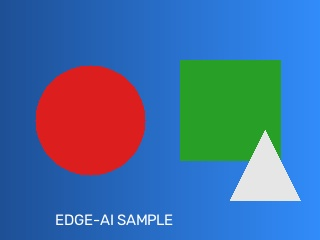
#> input picture opencv-experiments/sample.jpg, 320 x 240 px
$ python 03_color_grayscale.py   (older library calls are emulated)
#> lines starting #> are read from the running program, lines starting #| are printed output that depends on the picture; after the words box and inside, x2 and y2 are one past the last pixel; in counts of white or black regions, pixels touching at a corner belong together
"""
cvtColor and thresholding.

Why this matters: many edge models (and almost all classical CV techniques
like Haar cascades, used in mini-projects/face-or-object-detector/) run on
grayscale input -- 1 channel instead of 3 is a direct 3x reduction in the
data a model or filter has to process.
"""

import os
import cv2

HERE = os.path.dirname(os.path.abspath(__file__))
img = cv2.imread(os.path.join(HERE, "sample.jpg"))
#> img is the input picture: shape (240, 320, 3); mean B, G, R 158.4, 110.1, 69.2

# --- Grayscale conversion ---
gray = cv2.cvtColor(img, cv2.COLOR_BGR2GRAY)
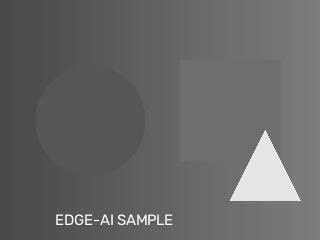
#> gray: shape (240, 320); min 73, max 250, mean 103.4
print("Color image shape:", img.shape)
#| Color image shape: (240, 320, 3)
print("Grayscale shape:", gray.shape, "(single channel)")
#| Grayscale shape: (240, 320) (single channel)
cv2.imwrite(os.path.join(HERE, "03_grayscale.jpg"), gray)

# --- Simple binary thresholding: every pixel becomes either 0 or 255 ---
_, binary = cv2.threshold(gray, 127, 255, cv2.THRESH_BINARY)
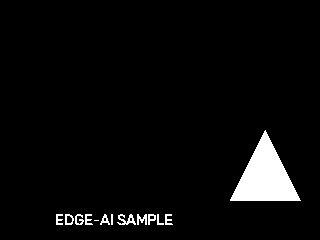
#> binary: shape (240, 320); 4.1% white; 13 white regions (1 under 20 px), largest, box (x1, y1, x2, y2) and area: (230, 130, 301, 201) 2556, (117, 214, 136, 225) 101, (137, 214, 147, 225) 67
cv2.imwrite(os.path.join(HERE, "03_threshold_binary.jpg"), binary)
print("Saved binary threshold (fixed cutoff=127): 03_threshold_binary.jpg")

# --- Otsu's method: automatically picks the threshold from the image's histogram ---
otsu_value, otsu_binary = cv2.threshold(gray, 0, 255, cv2.THRESH_BINARY + cv2.THRESH_OTSU)
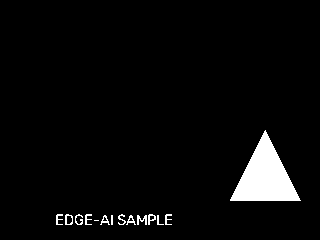
#> otsu_binary: shape (240, 320); 3.9% white; 14 white regions (1 under 20 px), largest, box (x1, y1, x2, y2) and area: (230, 130, 301, 201) 2556, (137, 215, 147, 225) 56, (65, 214, 73, 225) 46
#> otsu_value = 162
cv2.imwrite(os.path.join(HERE, "03_threshold_otsu.jpg"), otsu_binary)
print(f"Saved Otsu threshold (auto-selected cutoff={otsu_value}): 03_threshold_otsu.jpg")
#| Saved Otsu threshold (auto-selected cutoff=162.0): 03_threshold_otsu.jpg

# --- Adaptive thresholding: different cutoff per local region, robust to uneven lighting ---
adaptive = cv2.adaptiveThreshold(
    gray, 255, cv2.ADAPTIVE_THRESH_GAUSSIAN_C, cv2.THRESH_BINARY, blockSize=11, C=2
)
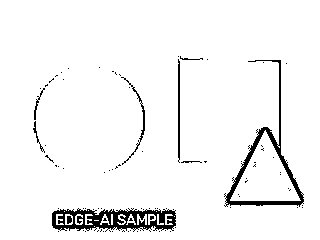
#> adaptive: shape (240, 320); 95.2% white; 89 black regions (80 under 20 px), largest, box (x1, y1, x2, y2) and area: (52, 208, 176, 232) 1652, (224, 60, 304, 207) 1265, (178, 59, 180, 163) 200
cv2.imwrite(os.path.join(HERE, "03_threshold_adaptive.jpg"), adaptive)
print("Saved adaptive threshold: 03_threshold_adaptive.jpg")

# --- Also demonstrate HSV, useful for color-based segmentation (e.g. isolate the orange circle) ---
hsv = cv2.cvtColor(img, cv2.COLOR_BGR2HSV)
#> hsv: shape (240, 320, 3); mean H, S, V 88.5, 196, 196.1
# Our synthetic circle is bright orange, which sits around hue~15-25 on OpenCV's 0-179 H scale.
lower_orange = (10, 100, 100)
upper_orange = (25, 255, 255)
orange_mask = cv2.inRange(hsv, lower_orange, upper_orange)
#> orange_mask: shape (240, 320); every value is 0
cv2.imwrite(os.path.join(HERE, "03_orange_mask.jpg"), orange_mask)
orange_pixel_count = int((orange_mask > 0).sum())
#> orange_pixel_count = 0
print(f"Saved HSV-based orange color mask: 03_orange_mask.jpg ({orange_pixel_count} pixels matched)")
#| Saved HSV-based orange color mask: 03_orange_mask.jpg (0 pixels matched)
